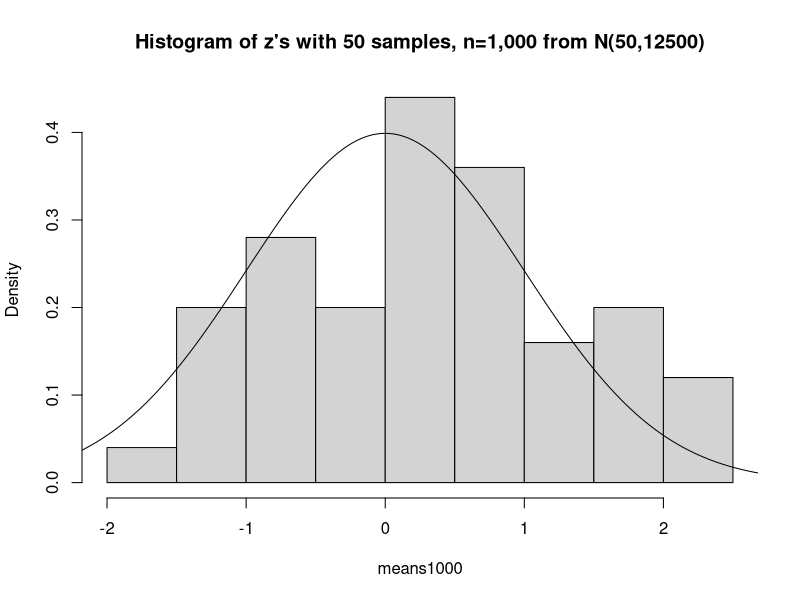
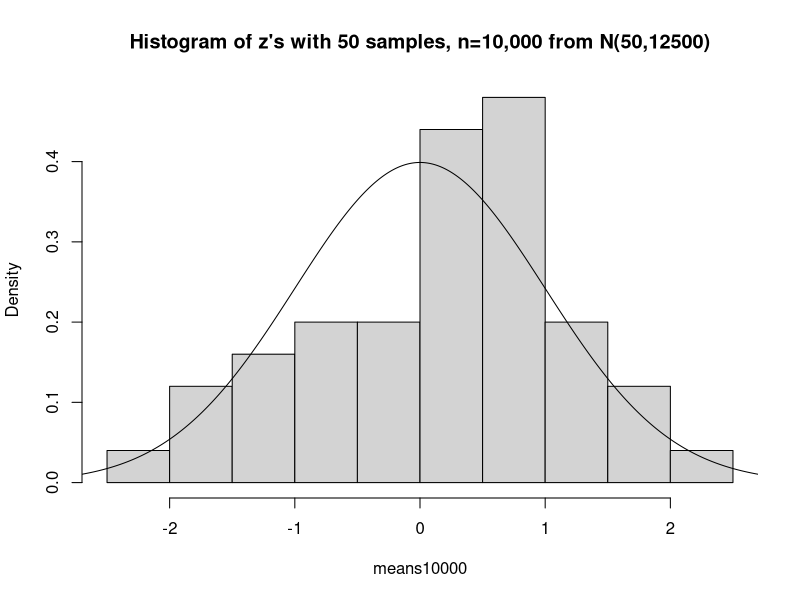

Recreate these plots in R, in order.
###
# Stephanie Stewart
# 2019-07-24
###

set.seed(1978)


# Problem 5.
N=50
#N=10000

#Simulate 50/10000 samples of size 1000,10000 from N(mu,sigma) distribution
n<-c(1000,10000)

#b as in problem 1.
b <- 5
#using expected value and variance from problem 3.
mu<-2*b^2
sigma<-sqrt(20*b^4)

#list to save data values in
data<-list()
for(i in 1:length(n)){data[[i]]<-matrix(0,nrow=N,ncol=n[i])}

#Create the data#loop over sample sizes
for (j in 1:length(n)){
  #loop over data sets
  for (i in 1:N){data[[j]][i,]<-rnorm(n=n[j],mean=mu,sd=sigma)}
  }

#calculate the z statistic for each sample
means1000<-apply(X=data[[1]],FUN=function(data){(mean(data)-mu)/(sigma/sqrt(n[1]))},MARGIN=1)
means10000<-apply(X=data[[2]],FUN=function(data){(mean(data)-mu)/(sigma/sqrt(n[2]))},MARGIN=1)

# Problem 6.
hist(means1000,main=paste("Histogram of z's with ",N," samples, n=1,000 from N(",mu,",",sigma^2,")",sep=""),prob=T)
lines(seq(from=-3,to=3,by=0.01),dnorm(seq(from=-3,to=3,by=0.01)))
hist(means10000,main=paste("Histogram of z's with ",N," samples, n=10,000 from N(",mu,",",sigma^2,")",sep=""),prob=T)
lines(seq(from=-3,to=3,by=0.01),dnorm(seq(from=-3,to=3,by=0.01)))

#Using N=50, while the samples seem to be converging to normal, they still do not appear quite normal even for sample size n=10,000
#When we change to N=10,000 both n=1,000 and n=10,000 appear normal
#This shows it is not enough for n>30 the number of sample repititions also plays a role in CLT.